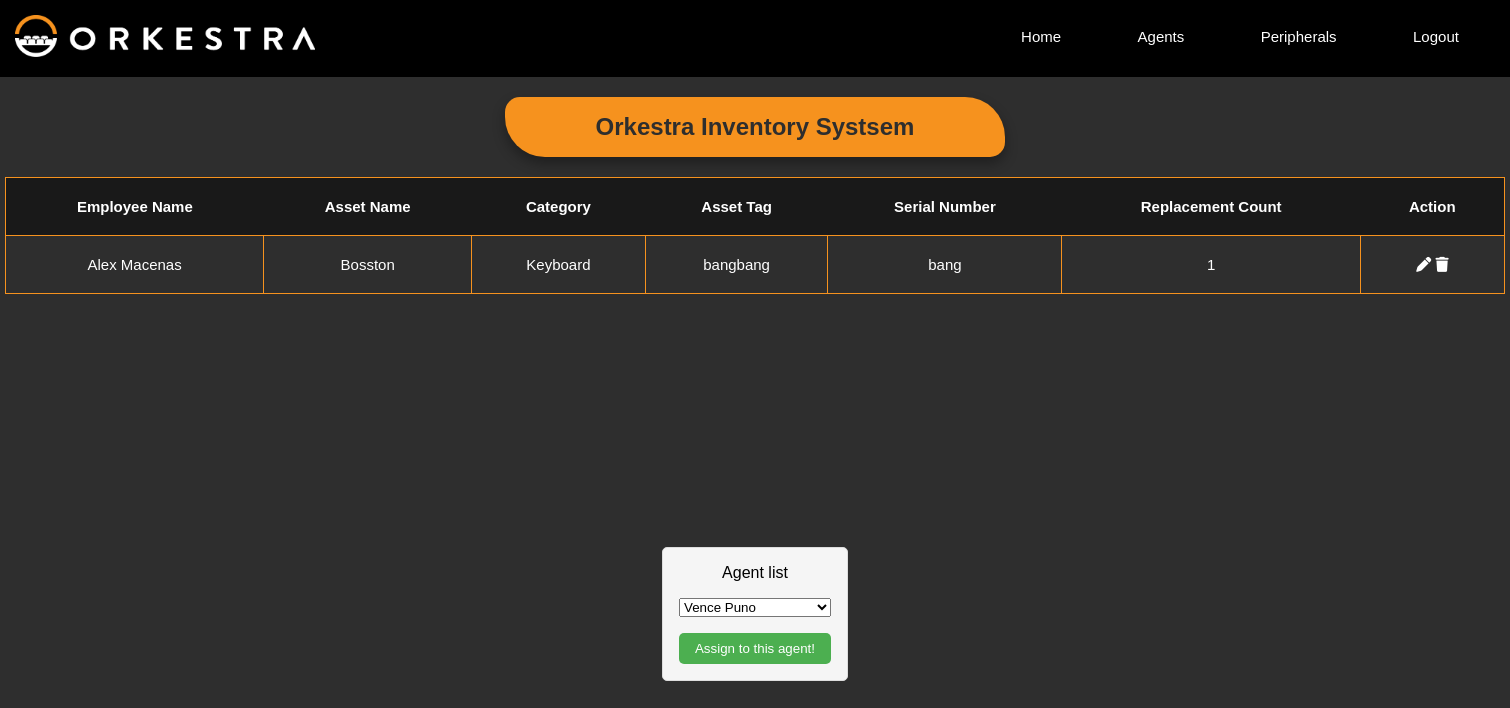
Page /user/Alex Macenas (signed in) on the committed database.
### models.py (models this page shows)
class Asset(db.Model):
    __tablename__ = 'asset'
    id = db.Column(db.Integer, primary_key=True, autoincrement=True)
    stock_id = db.Column(db.Integer, db.ForeignKey('stock.id'))
    employee_id = db.Column(db.Integer, db.ForeignKey('employee.id'))
    date_assigned = db.Column(db.Text)

class Employee(db.Model):
    __tablename__ = "employee"
    id = db.Column(db.Integer, primary_key=True, autoincrement=True)
    full_name = db.Column(db.Text)
    role = db.Column(db.Text)

class Stock(db.Model):
    __tablename__ = 'stock'
    id = db.Column(db.Integer, primary_key=True, autoincrement=True)
    name = db.Column(db.Text, unique=False, nullable=False)
    category = db.Column(db.String(30), unique=False, nullable=False)
    asset_tag = db.Column(db.String(30), unique=False, nullable=False)
    serial_number = db.Column(db.String(30), unique=False, nullable=False)

### main.py (the view)
@app.route("/user/<fullname>", methods=['GET', 'POST'])
@login_required
def getUser(fullname):
    error = ""
    form = UnassignedAgents()
    if fullname:
        resolved_emp_details = db.session.query(
        Employee.full_name,
        Stock.name.label('asset_name'),
        Stock.category,
        Stock.asset_tag,
        Stock.serial_number,
        Asset.stock_id.label('asset_id')
    ) \
    .join(Asset, Employee.id == Asset.employee_id) \
    .join(Stock, Asset.stock_id == Stock.id)
        resolved_emp_details = resolved_emp_details.filter(Employee.full_name == fullname)
        employee = Employee.query.filter_by(full_name=fullname).first()
        user_id = employee.id
        stock_id_in_replaceNo = ReplaceNo.query.filter_by(employee_id=user_id).all()
        categories = {}
        for stock in stock_id_in_replaceNo:
            stockTable = Stock.query.filter_by(category=stock.category).first()
            categories[stockTable.category] = stock.replacement_no
        resolved_emp_details = resolved_emp_details.filter(Employee.id != None) \
            .order_by(Employee.full_name, Asset.id) \
            .all()
        if resolved_emp_details:
            emp_details = {}
            for emp_name, asset_name, category, asset_tag, serial_number, asset_id in resolved_emp_details:
                if emp_name not in emp_details:
                    emp_details[emp_name] = []
                asset_info = {
                'name': asset_name,
                'category': category,
                'asset_tag': asset_tag,
                'serial_number': serial_number,
                'asset_id': asset_id
                }
                all_unassigned_query = """
                        SELECT * FROM employee
                        WHERE id NOT IN (
                        SELECT employee_id FROM asset
                        );
                """
                empty_agents = db.session.execute(text(all_unassigned_query))
                form.names.choices = [(str(row[0]), str(row[1])) for row in empty_agents]
                if category in categories:
                    asset_info['Replace_No'] = categories[category]
                emp_details[emp_name].append(asset_info)
            return render_template("view_user.html", emp_details=emp_details, form=form, fullname=fullname)
        else:
            no_assets_flag = True
            error = f"No asset yet assigned to agent {fullname}"
            flash(error)
            return render_template("view_user.html", no_assets_flag=no_assets_flag , emp_details={}, error=error)
    else:
        error = f"No fullname was provided"
        flash(error)
        return render_template("view_user.html",  emp_details={}, error=error)

### form.py
class UnassignedAgents(FlaskForm):
    names = SelectField(label="Agent list", validators=[DataRequired()])

### main.py (called while the page is built)
@login_manager.user_loader
def load_user(user_id):
    return db.session.get(User,(user_id))

### templates/view_user.html (shortened to what this page needs)
<!DOCTYPE html>
<html lang="en">
<head>
    <link rel="stylesheet" href="{{ url_for('static', filename='css/styles.css') }}">
    <link rel="stylesheet" href="{{ url_for('static', filename='css/view_user.css') }}">
    </head>
</head>
<body>
    <header>
        <nav>
         <a href="{{ url_for('home') }}"><img src="static\css\assets\orkestra-main-logo.png" alt=""></a>
         <div class="nav-links">
            <ul>
                <li><a href="{{ url_for('home') }}">Home</a></li>
                <li><a href="{{ url_for('view') }}">Agents</a></li>
                <li><a href="{{ url_for('asset_view') }}">Peripherals</a></li>
                <li><a href="{{ url_for('login') }}">Logout</a></li>
            </ul>
        </div>
        </nav>
    </header>
    <section class="viewHeader">
        <h1>Orkestra Inventory Systsem</h1>
    </section>
    <div class="table-container">
        <section class="viewTable">
            <table>
                <thead>
                    <tr>
                        <th rowspan="2">Employee Name</th>
                        <th rowspan="2">Asset Name</th>
                        <th rowspan="2">Category</th>
                        <th rowspan="2">Asset Tag</th>
                        <th rowspan="2">Serial Number</th>
                        <th rowspan="2">Replacement Count</th>
                        <th rowspan="2">Action</th>
                    </tr>
                </thead>
                <tbody>
                    {% for emp_name, asset_list in emp_details.items() %}
                    <tr>
                        <td rowspan="{{ asset_list|length }}">{{ emp_name }}</td>
                        {% for asset in asset_list %}
                        <td>{{ asset['name'] }}</td>
                        <td>{{ asset['category'] }}</td>
                        <td>{{ asset['asset_tag'] }}</td>
                        <td>{{ asset['serial_number'] }}</td>
                        <td>{{ asset['Replace_No'] }}</td>
                        <td>
                            <a href="{{ url_for('replace_asset', asset_id=asset['asset_id'], fn=emp_name) }}"><i class="fa-solid fa-pen"></i>
                            </a>
                            <a href="{{ url_for('return_asset', asset_id=asset['asset_id'], fn=emp_name) }}" class="confirmReturn"><i class="fa-solid fa-trash"></i>
                            </a>
                        </td>
                        </tr>
                        {% endfor %}
                    {% endfor %}
                </tbody>
            </table>
        </section>
    </div>
                <div class="container_view">
                    {% if error and no_assets_flag %}
                      <div class="error-message">
                        <p>{{ error }}</p>
                        <a href="{{ url_for('assign_asset') }}" id="add-asset-btn">Add Asset</a>
                      </div>
                    {% elif error %}
                      <div class="error-message">
                        <p>{{ error }}</p>
                      </div>
                    {% else %}
                      <form method="POST" action="{{ url_for('replace_all_asset') }}" class="user-form">
                        {{ form.names.label }}
                        {{ form.names }}
                        <input type="submit" value="Assign to this agent!" class="submit-btn confirmation">
                      </form>
                    {% endif %}
                  </div>
</body>
</html>

### static/css/styles.css (style rules this page uses)
* { margin: 0; padding: 0; font-family: "Montserrat", sans-serif; box-sizing: border-box; }
body { background-color: #2E2E2E; }
nav { display: flex; padding: 1%; justify-content: space-between; align-items: center; background-color: #000000; }
nav img { width: 300px; }
.nav-links { flex: 1; text-align: right; }
.nav-links ul li { list-style: none; display: inline-block; padding: 8px 12px; position: relative; }
.nav-links ul li a { color: #fff; text-decoration: none; font-size: 15px; padding: 10px 24px; }
.nav-links ul li::after { content: ''; width: 0%; height: 2px; background: #fff; display: block; margin: auto; transition: 0.5s; }
.searchTable th, td { border: 1px solid #F6921E; padding: 20px; }
.viewHeader { display: flex; justify-content: center; width: 500px; height: 10%; background-color: #F6921E; padding: 1rem; box-shadow: 0 .4rem .8rem #0005; border-radius: 15px 40px; color: #2E2E2E; margin: auto; margin-top: 20px; margin-bottom: 20px; }
.viewTable table { margin: auto; color: white; border-collapse: collapse; text-align: center; width: 1500px; }
.viewTable thead { font-size: 15px; border: 1px solid #F6921E; background-color: #191919; }
.viewTable th { padding: 20px; }
.viewTable a { text-decoration: none; color: white; }
.viewTable tbody { font-size: 15px; border: transparent; }

### static/css/view_user.css (style rules this page uses)
.container_view { display: flex; justify-content: center; align-items: center; min-height: 80vh; }
.error-message, .user-form { text-align: center; margin: 2rem 0; padding: 1rem; border: 1px solid #ddd; border-radius: 5px; background-color: #f5f5f5; }
.user-form { display: flex; flex-direction: column; gap: 1rem; }
.submit-btn { background-color: #4CAF50; color: white; padding: 0.5rem 1rem; border: none; border-radius: 5px; cursor: pointer; }

### rows in the picture
Asset: full_name "Alex Macenas", name "Bosston", category "Keyboard", asset_tag "bangbang", serial_number "bang", Replace_No "1"
